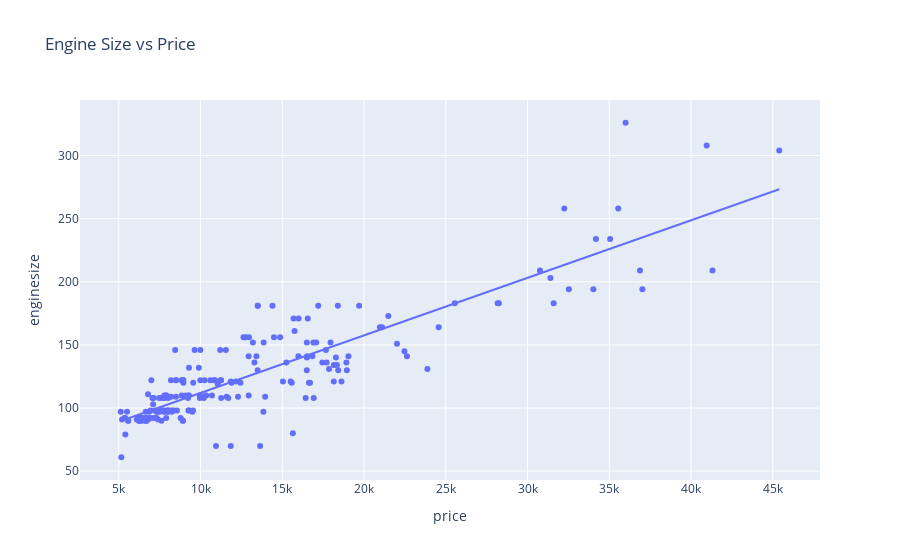

Notebook cell for this chart:
### Markdown cell above
#### Visualize linear associations (Engine Data)

### Code cell
px.scatter(engine_data, x="price", y="enginesize", title="Engine Size vs Price", trendline="ols")

### Figure 1 — Plotly figure (JSON) as saved in the notebook; plotly's stock layout.template omitted (floating-point values rounded to 4 significant figures; data arrays with more than 128 entries replaced by an {"elided": "..."} marker saying what was removed)
{"data": [{"hovertemplate": "price=%{x}<br>enginesize=%{y}<extra></extra>", "legendgroup": "", "marker": {"color": "#636efa", "symbol": "circle"}, "mode": "markers", "name": "", "orientation": "v", "showlegend": false, "type": "scatter", "x": {"elided": "205 float values"}, "xaxis": "x", "y": {"elided": "205 int values"}, "yaxis": "y"}, {"hovertemplate": "<b>OLS trendline</b><br>enginesize = 0.00455657 * price + 66.4111<br>R<sup>2</sup>=0.764129<br><br>price=%{x}<br>enginesize=%{y} <b>(trend)</b><extra></extra>", "legendgroup": "", "marker": {"color": "#636efa", "symbol": "circle"}, "mode": "lines", "name": "", "showlegend": false, "type": "scatter", "x": {"elided": "205 float values"}, "xaxis": "x", "y": {"elided": "205 float values"}, "yaxis": "y"}], "layout": {"legend": {"tracegroupgap": 0}, "title": {"text": "Engine Size vs Price"}, "xaxis": {"anchor": "y", "domain": [0, 1], "title": {"text": "price"}}, "yaxis": {"anchor": "x", "domain": [0, 1], "title": {"text": "enginesize"}}}}
